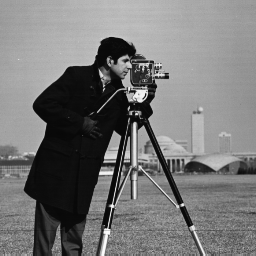
#> input picture images/cameraman.tif, 256 x 256 px
$ jupyter execute discrete_cosine_transform.ipynb
#> lines starting #> are read from the running program, lines starting #| are printed output that depends on the picture
[cell 1]
import cv2
import numpy as np
import matplotlib.pyplot as plt

[cell 2]
img = cv2.imread('images/cameraman.tif', 0)
#> img is the input picture: shape (256, 256); min 7, max 253, mean 118.7

[cell 3]
imf = np.float32(img)

[cell 4]
# Find dct
dct = cv2.dct(imf)
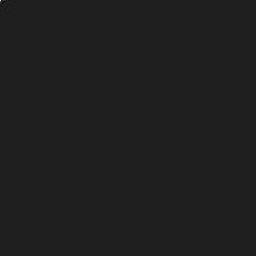
#> dct: shape (256, 256) float32; min -4225.8, max 30393.5, mean 0.6; drawn with min black and max white

[cell 5]
# Apply inverse dct
idct = cv2.idct(dct)

# Convert to uint8
idct = np.uint8(idct)

[cell 6]
# Plot the images
plt.figure()
plt.subplot(131)
plt.imshow(img, cmap='gray')
plt.title('Original Image')
plt.axis('off')

plt.subplot(132)
plt.imshow(dct, cmap='gray')
plt.title('DCT')
plt.axis('off')

plt.subplot(133)
plt.imshow(idct, cmap='gray')
plt.title('IDCT')
plt.axis('off')

plt.show()
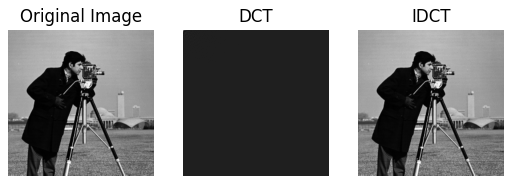
#> figure drawn by matplotlib, 3 panels

$ run again, with images/city.jpg saved as images/cameraman.tif
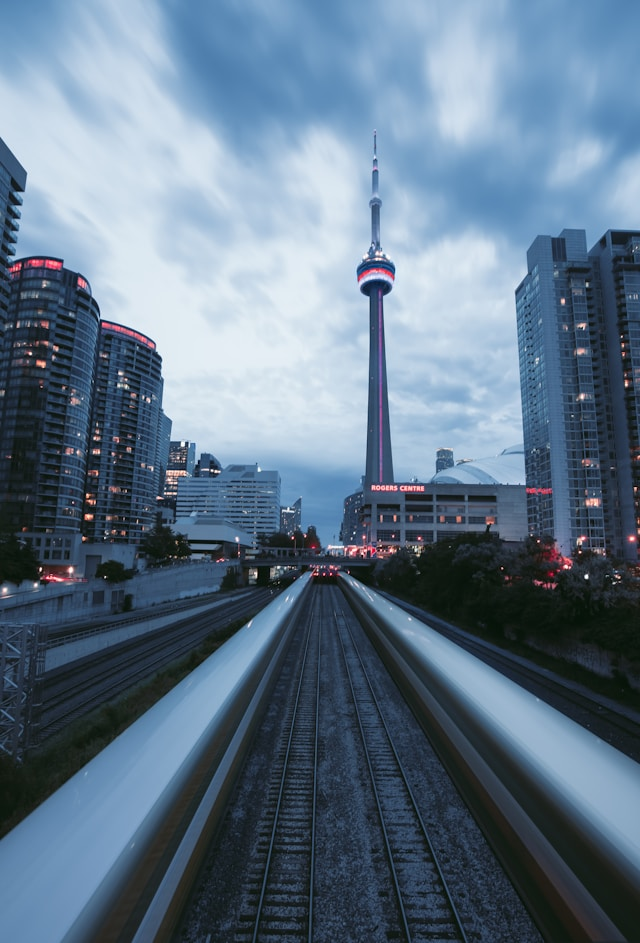
#> input picture images/city.jpg, 640 x 943 px
#> `img = cv2.imread('images/cameraman.tif', 0)`:
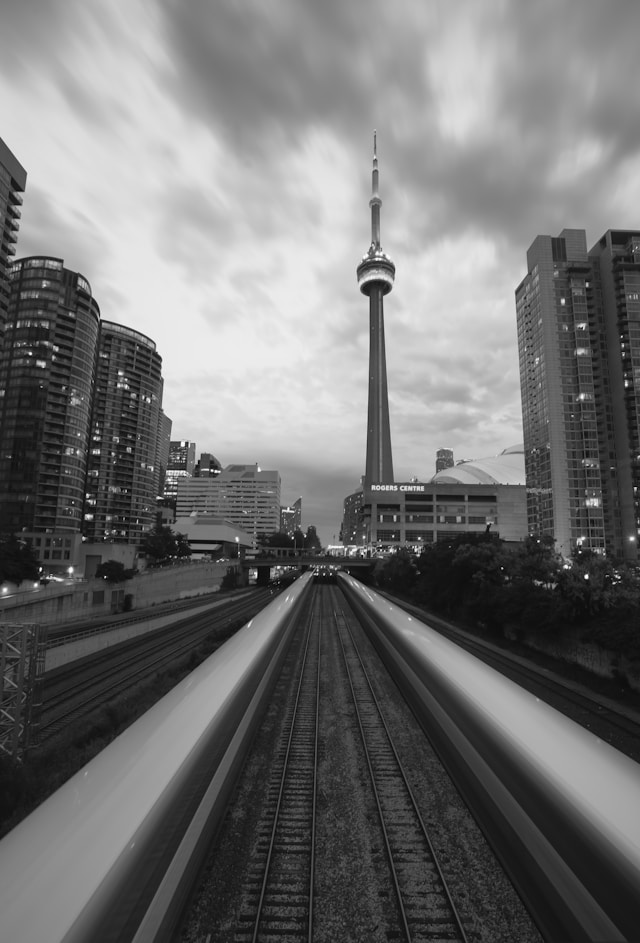
#> img: shape (943, 640); min 0, max 254, mean 113.4
#> `plt.show()`:
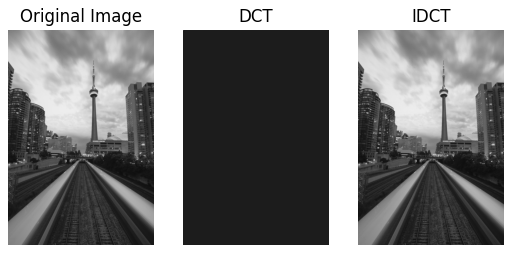
#> figure drawn by matplotlib, 3 panels
